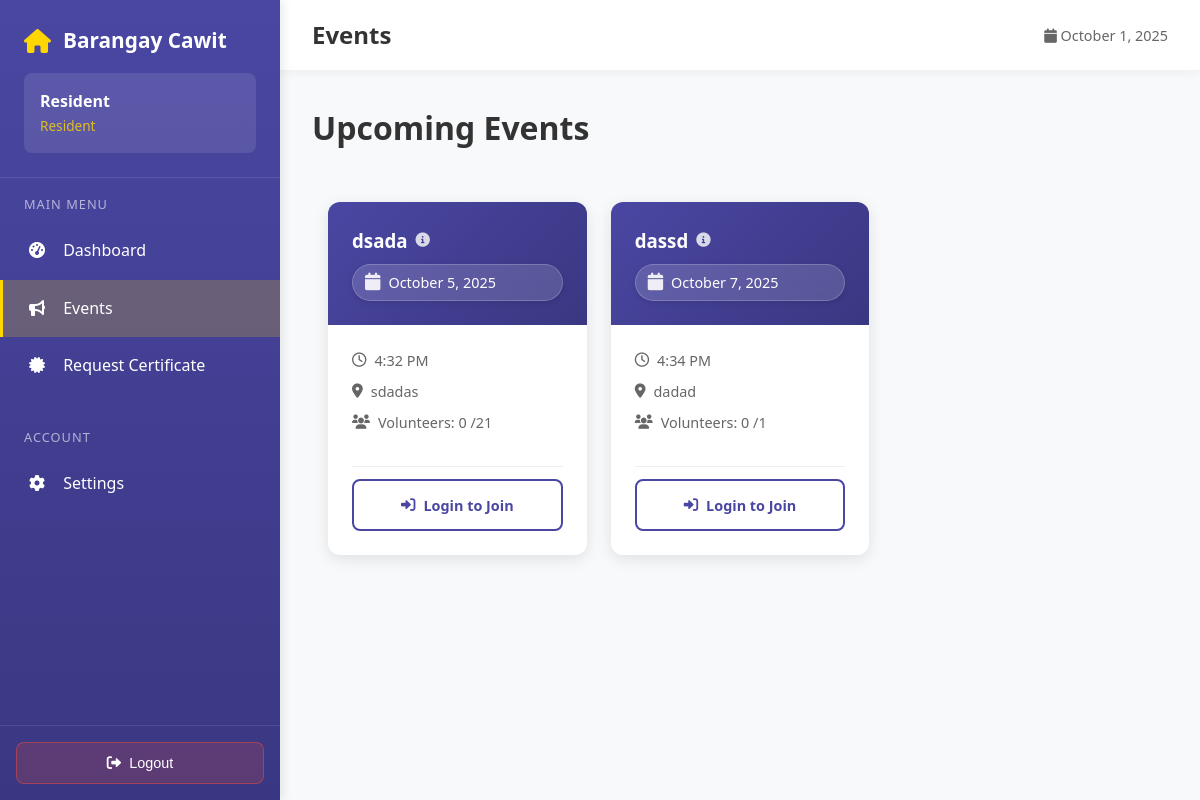
Before: /resident/announcements.php with the older database file.
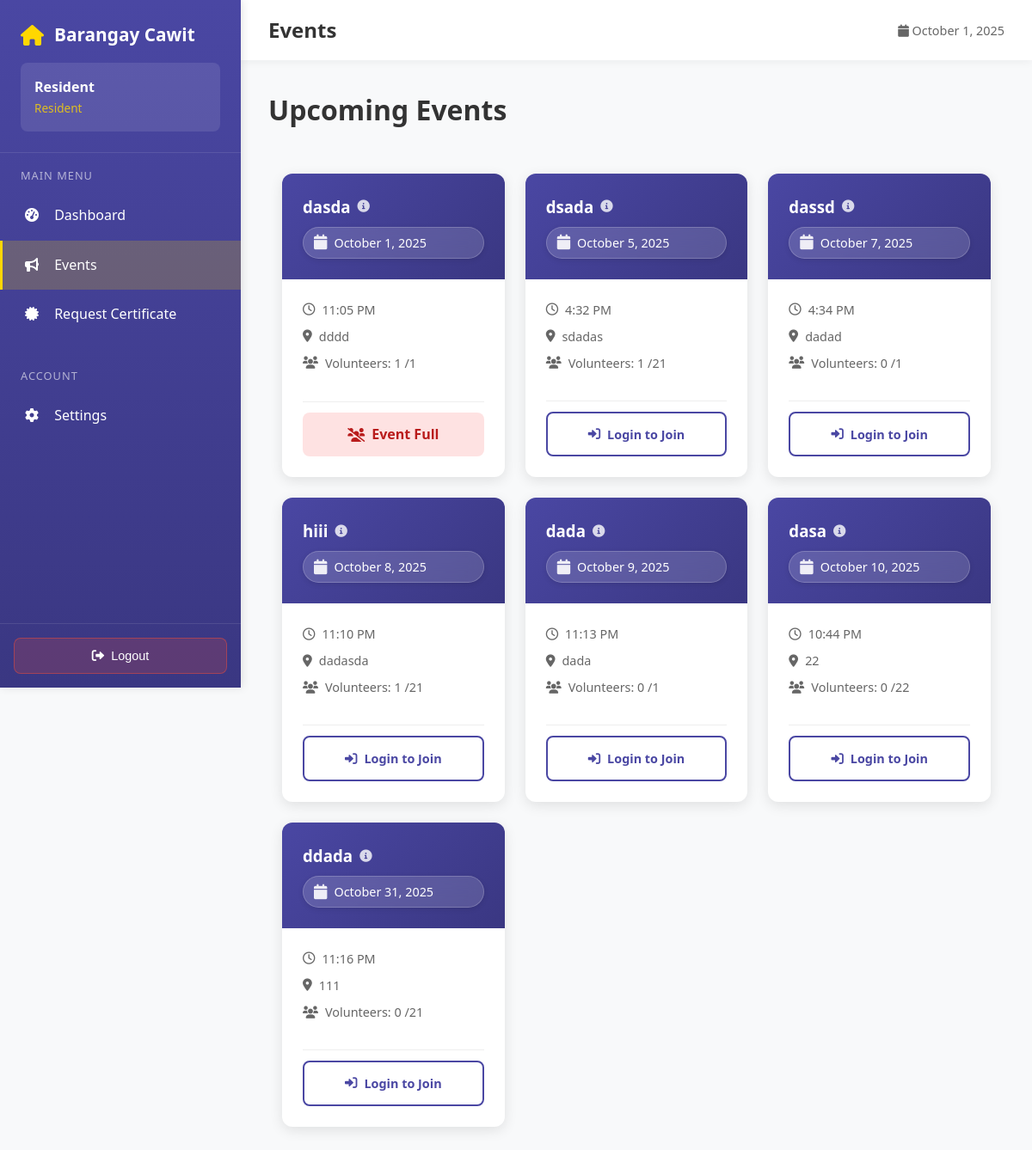
After: the same page with the newer database file.
### tables this page shows
CREATE TABLE `events` (
  `id` int(11) NOT NULL,
  `title` varchar(255) NOT NULL,
  `description` text DEFAULT NULL,
  `event_start_date` date NOT NULL,
  `event_end_date` date NOT NULL,
  `event_time` time DEFAULT NULL,
  `location` varchar(255) DEFAULT NULL,
  `needs_volunteers` tinyint(1) DEFAULT 0,
  `max_volunteers` int(11) DEFAULT 0,
  `created_by` int(11) DEFAULT NULL,
  `status` enum('upcoming','ongoing','completed','cancelled') DEFAULT 'upcoming',
  `created_at` timestamp NOT NULL DEFAULT current_timestamp(),
  `updated_at` timestamp NOT NULL DEFAULT current_timestamp() ON UPDATE current_timestamp()
);

### resident/announcements.php (the view, shortened to what the changed rows need)
<?php
require_once '../config.php';
$current_user_id = isset($_SESSION['resident_id']) ? intval($_SESSION['resident_id']) : (isset($_SESSION['user_id']) ? intval($_SESSION['user_id']) : 0);
$per_page = 8;
$page = isset($_GET['page']) ? max(1, intval($_GET['page'])) : 1;
$count_query = "SELECT COUNT(*) as total FROM events e
    WHERE e.status = 'upcoming'
    AND e.event_start_date >= CURDATE()";
$count_result = mysqli_query($connection, $count_query);
$total_events = mysqli_fetch_assoc($count_result)['total'];
$total_pages = max(1, ceil($total_events / $per_page));
$page = min(max(1, $page), $total_pages);
$offset = ($page - 1) * $per_page;
$events_query = "SELECT
    e.*,
    u.full_name as created_by_name,
    COUNT(DISTINCT CASE WHEN vr.status = 'approved' THEN vr.id ELSE NULL END) as volunteer_count,
    SUM(CASE WHEN vr.status = 'pending' THEN 1 ELSE 0 END) as pending_count,
    v_user.status as user_volunteer_status
FROM events e
LEFT JOIN users u ON e.created_by = u.id
LEFT JOIN volunteer_registrations vr ON vr.event_id = e.id
LEFT JOIN volunteer_registrations v_user ON v_user.event_id = e.id
    AND v_user.resident_id = $current_user_id
WHERE e.status = 'upcoming'
AND e.event_start_date >= CURDATE()
GROUP BY e.id
ORDER BY e.event_start_date ASC
LIMIT $per_page OFFSET $offset";
$result = mysqli_query($connection, $events_query);
$events = [];
if ($result) {
    $events = mysqli_fetch_all($result, MYSQLI_ASSOC);
}
?>
<!DOCTYPE html>
<html lang="en">
<head>
    <link href="https://cdnjs.cloudflare.com/ajax/libs/font-awesome/6.0.0/css/all.min.css" rel="stylesheet">
</head>
<body>
    <div class="main-content">
        <div class="top-bar">
            <h1 class="page-title">Events</h1>
        </div>
        <div class="content-area">
            <div class="dashboard-header">
                <h1 class="dashboard-title">Upcoming Events</h1>
            </div>
            <div class="container">
                <?php if (empty($events)): ?>
                    <div class="empty">
                        <i class="fas fa-calendar-times"></i>
                        <p>No events available at this time</p>
                        <p style="color: #888; font-size: 0.9rem; margin-top: 0.5rem;">
                            Check back later for new events and activities
                        </p>
                    </div>
                <?php else: ?>
                    <div class="events-grid">
                        <?php foreach ($events as $ev):
                        ?>
                            <div class="event-card">
                                <div class="event-header">
                                    <div class="event-title-container">
                                        <h3 class="event-title"><?php echo htmlspecialchars($ev['title']); ?></h3>
                                        <i class="fas fa-info-circle info-icon"></i>
                                    </div>
                                    <div class="event-date">
                                        <i class="fas fa-calendar"></i>
                                        <?php echo date('F j, Y', strtotime($ev['event_start_date'])); ?>
                                    </div>
                                </div>
                                <div class="event-body">
                                    <div class="event-info">
                                        <?php if (!empty($ev['event_time'])): ?>
                                            <div class="event-info-item">
                                                <i class="far fa-clock"></i>
                                                <?php
                                                    $time = date('g:i A', strtotime($ev['event_time']));
                                                    echo htmlspecialchars($time);
                                                ?>
                                            </div>
                                        <?php endif; ?>
                                        <?php if (!empty($ev['location'])): ?>
                                            <div class="event-info-item">
                                                <i class="fas fa-map-marker-alt"></i> <?php echo htmlspecialchars($ev['location']); ?>
                                            </div>
                                        <?php endif; ?>
                                        <div class="event-info-item">
                                            <i class="fas fa-users"></i>
                                            Volunteers: <?php echo intval($ev['volunteer_count']); ?>
                                            <?php if (!empty($ev['max_volunteers'])): ?>
                                                /<?php echo intval($ev['max_volunteers']); ?>
                                            <?php endif; ?>
                                        </div>
                                    </div>
                                    <div class="event-actions">
                                        <?php
                                        $approved = intval($ev['volunteer_count']);
                                        $pending = intval($ev['pending_count'] ?? 0);
                                        $max_vol = !empty($ev['max_volunteers']) ? intval($ev['max_volunteers']) : 0;
                                        $is_full = ($max_vol > 0) && (($approved + $pending) >= $max_vol);
                                        $is_logged_in = isset($_SESSION['resident_id']) || isset($_SESSION['user_id']);
                                        $has_volunteered = !empty($ev['user_volunteer_status']);
                                        $attendance_enabled = false;
                                        if ($has_volunteered):
                                            if ($ev['user_volunteer_status'] === 'approved'): ?>
                                                <button
                                                    type="button"
                                                    class="btn-attendance"
                                                    <?php echo $attendance_enabled ? '' : 'disabled'; ?>
                                                    onclick="markAttendance(<?php echo intval($ev['id']); ?>)">
                                                    <i class="fas fa-clipboard-check"></i>
                                                    Attendance
                                                </button>
                                            <?php elseif ($ev['user_volunteer_status'] === 'pending'): ?>
                                                <span class="volunteer-status pending">
                                                    <i class="fas fa-clock"></i> Request Pending
                                                </span>
                                            <?php elseif ($ev['user_volunteer_status'] === 'rejected'): ?>
                                                <span class="volunteer-status rejected">
                                                    <i class="fas fa-times-circle"></i> Request Rejected
                                                </span>
                                            <?php else: ?>
                                                <span class="volunteer-status">
                                                    <i class="fas fa-info-circle"></i> <?php echo htmlspecialchars($ev['user_volunteer_status']); ?>
                                                </span>
                                            <?php endif;
                                        else:
                                            if ($is_full): ?>
                                                <span class="volunteer-status full"><i class="fas fa-users-slash"></i> Event Full</span>
                                            <?php else: ?>
                                                <a href="../index.php?redirect=resident/announcements.php" class="btn-login">
                                                    <i class="fas fa-sign-in-alt"></i> Login to Join
                                                </a>
                                            <?php endif;
                                        endif;
                                         ?>
                                    </div>
                                </div>
                            </div>
                        <?php endforeach; ?>
                    </div>
                <?php endif; ?>
            </div>
        </div>
    </div>
</body>
</html>

Changed rows visible on the page:
added events: title "dasda", event_start_date "October 1, 2025", event_time "11:05 PM", location "dddd", volunteer_count "1", max_volunteers "1", shows "Event Full"
computed for events "dsada": volunteer_count "0" → "1"
added events: title "hiii", event_start_date "October 8, 2025", event_time "11:10 PM", location "dadasda", volunteer_count "1", max_volunteers "21", shows "Login to Join"
added events: title "dada", event_start_date "October 9, 2025", event_time "11:13 PM", location "dada", volunteer_count "0", max_volunteers "1", shows "Login to Join"
added events: title "dasa", event_start_date "October 10, 2025", event_time "10:44 PM", location "22", volunteer_count "0", max_volunteers "22", shows "Login to Join"
added events: title "ddada", event_start_date "October 31, 2025", event_time "11:16 PM", location "111", volunteer_count "0", max_volunteers "21", shows "Login to Join"
